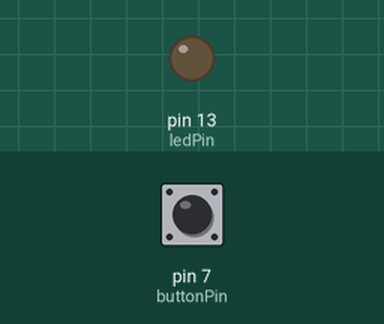
The sketch below on a simulated Arduino Uno, built with avr-gcc and run on an emulated ATmega328P. Parts: output pins drawn as LEDs (lit = HIGH). The inputs (shaded band) are chosen by the test bench; at power-on: pin 7 (buttonPin) LOW.

Above: at 1.2 s.
1.3 s: pin 7 (buttonPin) pulled HIGH for 0.15 s
At 1.37 s:
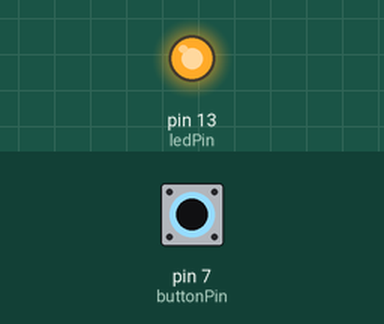
2.9 s: pin 7 (buttonPin) pulled HIGH for 3.2 s
At 6.8 s:
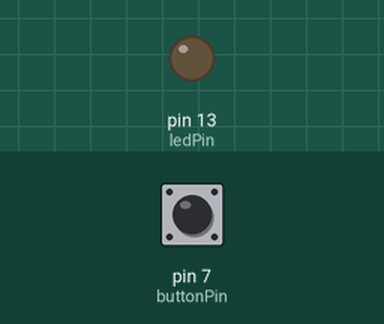
Timing chart, 0 to 8.3 s (numbered marks = the images above; inputs shaded):
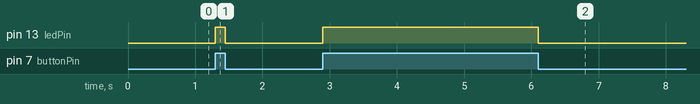

The sketch:

led-buton.ino
```cpp
const int ledPin = 13;             // المخرج الرقمي المتصل بـ LED
const int buttonPin = 7;     // الدخل الرقمي المتصل بزر الضغط

// متغير لتخزين حالة الزر
int buttonState = 0;

void setup() {
  // تهيئة المخرج الرقمي للـ LED كخرج
  pinMode(ledPin, OUTPUT);

  // تهيئة الدخل الرقمي للزر كدخل
  pinMode(buttonPin, INPUT);
}

void loop() {
  // قراءة حالة الزر
  buttonState = digitalRead(buttonPin);

  // إذا تم ضغط الزر، تشغيل LED
  if (buttonState == HIGH) {
    digitalWrite(ledPin, HIGH);  // تشغيل LED
  } else {
    digitalWrite(ledPin, LOW);   // إطفاء LED
  }
}
```

Measured:
- after the input at 1.3 s, pin 13 (ledPin): LOW → HIGH at once, → LOW 0.15 s later
- after the input at 2.9 s, pin 13 (ledPin): LOW → HIGH at once, → LOW 3.2 s later
